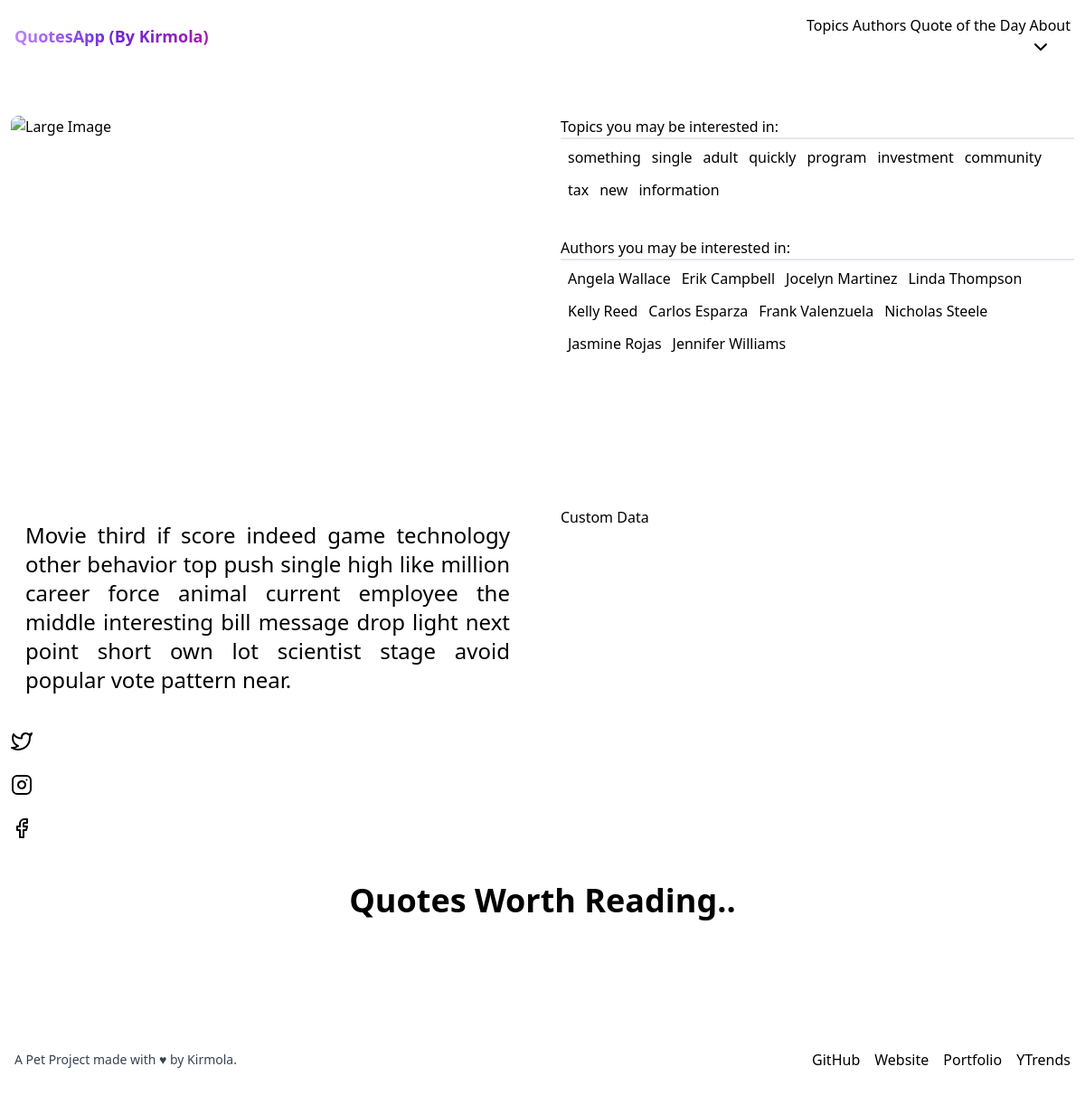
The app's page /quote/movie-third-if-score-0099yz/ with its own data.
### mainapp/models.py (models this page shows, shortened)
class Topic(models.Model):
    topic = models.CharField(
        "Topics/Tags: ", max_length=50, default=None, unique=True)
    topic_slug = AutoSlugField(
        editable=False, populate_from="topic", default=None, unique=True)
    class Meta:
        app_label = "mainapp"
        verbose_name = "Topic"
        verbose_name_plural = "Topics"
    def __str__(self):
        return self.topic

class Author(models.Model):
    author = models.CharField(verbose_name="Author",
                              max_length=50, unique=True)
    author_slug = AutoSlugField(
        editable=False, populate_from="author", default=None, unique=True)
    class Meta:
        app_label = "mainapp"
        verbose_name = "Author"
        verbose_name_plural = "Authors"
    def __str__(self):
        return self.author

class Quote(models.Model):
    quote = models.CharField(verbose_name="Quote", max_length=250)
    author = models.ForeignKey("mainapp.Author", verbose_name="Author",
                               on_delete=models.CASCADE, to_field="author_slug")
    topics = models.ForeignKey("mainapp.Topic", verbose_name="Topics/Tags",
                               on_delete=models.CASCADE, to_field="topic_slug")
    quote_id = ShortUUIDField(length=6, max_length=45, primary_key=True,
                              alphabet="abcdefghijklmnopqrstuvwxyz123456790", editable=False)
    images = models.JSONField(_("Images"), default=list)
    class Meta:
        app_label = "mainapp"
        verbose_name = "Quote"
        verbose_name_plural = "Quotes"
    def __str__(self):
        return self.quote

### mainapp/views.py (the view)
# urls.py: path("quote/<slug:quote_url>/", QuoteView.as_view(), name="Quote_detail"),
class QuoteView(DetailView):
    model = Quote
    template_name = "quote.html"
    slug_field = "quote_id"
    slug_url_kwarg = "quote_url"
    def get_context_data(self, **kwargs):
        context = super().get_context_data(**kwargs)
        context["topics"] = Topic.objects.order_by("?").all()[:10]
        context["authors"] = Author.objects.order_by("?").all()[:10]
        return context

### mainapp/context_processors.py (called while the page is built)
def getSiteName(request):
    return {"SITE_NAME":settings.SITE_NAME}

### templates/quote.html (shortened to what this page needs)
{% extends "base.html" %}
{% load static %}
{% block custom_css_js %}
   <link rel="stylesheet" href="{% static "css/fancybox.css" %}"/>
{% endblock custom_css_js %}
{% block base_content %}
<div class="grid grid-cols-1 md:grid-cols-2 grid-rows-2 gap-6">
   <div class="p-2">
      <div class="card">
         <div class="card-body">
            <div class="flex flex-col">
               <a class="rounded-lg w-full mb-4" href="{% get_media_prefix %}{{main_image}}" data-fancybox="gallery" >
                  <img class="w-full h-auto rounded-lg" src="{% get_media_prefix %}{{main_image}}" alt="Large Image">
               </a>
            </div>
         </div>
      </div>
   </div>
   <div class="p-2 order-3 md:order-2">
      <div class="border-b-2 ">Topics you may be interested in:</div>
      <div class="flex flex-wrap gap-3 m-2">
         {% for each in topics %}
            <a href="{% url "Topic_detail" topic_name=each.topic_slug %}" class="btn rounded-full btn-light-primary">{{each}}</a>
         {% endfor %}
      </div>
      <div class="border-b-2 mt-10">Authors you may be interested in:</div>
      <div class="flex flex-wrap gap-3 m-2">
         {% for each in authors %}
            <a href="{% url "Author_detail" author_name=each.author_slug %}" class="btn rounded-full btn-light-primary">{{each}}</a>
         {% endfor %}
      </div>
   </div>
   <div class="p-2 order-2 md:order-3">
      <div class="card">
         <div class="card-body">
           <p class="md:p-4 md:text-2xl text-lg text-justify">{{quote}}</p>
         </div>
         <div class="justify-between card-footer">
            <div class="hidden md:block">
               <a target="_blank" rel="noopener" href="https://twitter.com/intent/tweet?url=" class="md:mx-2 btn btn-icon btn-twitter"></a>
               <a target="_blank" rel="noopener" href="https://instagram.com/quoteshrine" class="md:mx-2 btn btn-icon btn-instagram"></a>
               <a target="_blank" rel="noopener" href="#" class="md:mx-2 btn btn-icon btn-facebook"><svg xmlns="http://www.w3.org/2000/svg" width="24" height="24" viewBox="0 0 24 24" fill="none" stroke="currentColor" stroke-width="2" stroke-linecap="round" stroke-linejoin="round"><path d="M18 2h-3a5 5 0 0 0-5 5v3H7v4h3v8h4v-8h3l1-4h-4V7a1 1 0 0 1 1-1h3z"></path></svg></a>
            </div>
         </div>
      </div>
   </div>
   <div class="p-2 order-4 md:order-4">Custom Data</div>
</div>
<div class="text-center font-bold p-4 text-xl md:text-4xl">Quotes Worth Reading..</div>
{% endblock base_content %}

### staticfiles/css/fancybox.css (style rules this page uses)
:root { --f-spinner-width: 36px;--f-spinner-height: 36px;--f-spinner-color-1: rgba(0, 0, 0, 0.1);--f-spinner-color-2: rgba(17, 24, 28, 0.8);--f-spinner-stroke: 2.75 }
:root { --f-button-width: 40px;--f-button-height: 40px;--f-button-border: 0;--f-button-border-radius: 0;--f-button-color: #374151;--f-button-bg: #f8f8f8;--f-button-hover-bg: #e0e0e0;--f-button-active-bg: #d0d0d0;--f-button-shadow: none;--f-button-transition: all 0.15s ease;--f-button-transform: none;--f-button-svg-width: 20px;--f-button-svg-height: 20px;--f-button-svg-stroke-width: 1.5;--f-button-svg-fill: none;--f-button-svg-filter: none;--f-button-svg-disabled-opacity: 0.65 }

### records on screen
Topic: topic "something"
Topic: topic "single"
Topic: topic "adult"
Topic: topic "quickly"
Topic: topic "program"
Topic: topic "investment"
Topic: topic "community"
Topic: topic "tax"
Topic: topic "new"
Topic: topic "information"
Author: author "Angela Wallace"
Author: author "Erik Campbell"
Author: author "Jocelyn Martinez"
Author: author "Linda Thompson"
Author: author "Kelly Reed"
Author: author "Carlos Esparza"
Author: author "Frank Valenzuela"
Author: author "Nicholas Steele"
Author: author "Jasmine Rojas"
Author: author "Jennifer Williams"
Quote: quote "Movie third if score indeed game technology other behavior top push single high like million career force animal current employee the middle interesting bill message drop light next point short own lot scientist stage avoid popular vote pattern near."
